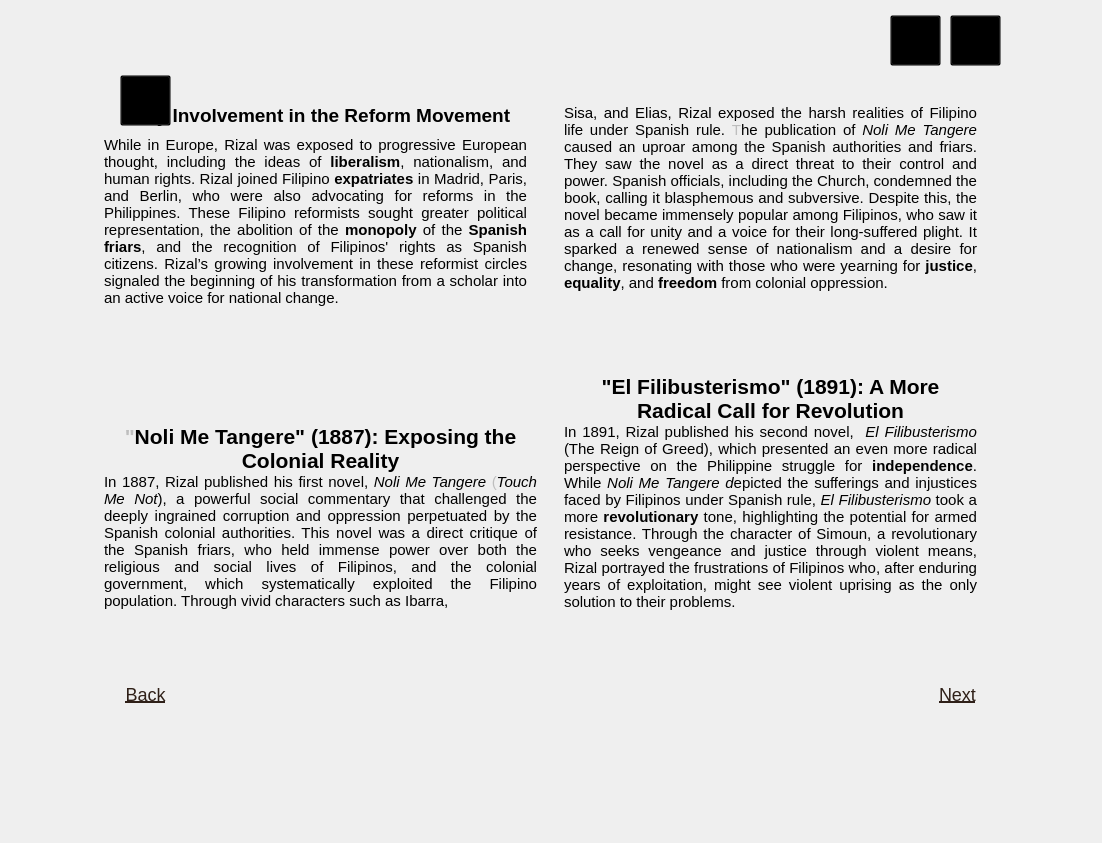
<?xml version="1.0" encoding="UTF-8"?>
<ui version="4.0">
 <class>MainWindow</class>
 <widget class="QMainWindow" name="MainWindow">
  <property name="geometry">
   <rect>
    <x>0</x>
    <y>0</y>
    <width>1102</width>
    <height>843</height>
   </rect>
  </property>
  <property name="minimumSize">
   <size>
    <width>1102</width>
    <height>843</height>
   </size>
  </property>
  <property name="maximumSize">
   <size>
    <width>1102</width>
    <height>843</height>
   </size>
  </property>
  <property name="windowTitle">
   <string>MainWindow</string>
  </property>
  <widget class="QWidget" name="centralwidget">
   <widget class="QLabel" name="bg">
    <property name="geometry">
     <rect>
      <x>0</x>
      <y>0</y>
      <width>1102</width>
      <height>843</height>
     </rect>
    </property>
    <property name="minimumSize">
     <size>
      <width>1102</width>
      <height>843</height>
     </size>
    </property>
    <property name="maximumSize">
     <size>
      <width>1102</width>
      <height>843</height>
     </size>
    </property>
    <property name="text">
     <string/>
    </property>
    <property name="pixmap">
     <pixmap>../reso/bg.png</pixmap>
    </property>
    <property name="scaledContents">
     <bool>true</bool>
    </property>
   </widget>
   <widget class="QTextEdit" name="textEdit">
    <property name="enabled">
     <bool>false</bool>
    </property>
    <property name="geometry">
     <rect>
      <x>100</x>
      <y>100</y>
      <width>431</width>
      <height>351</height>
     </rect>
    </property>
    <property name="styleSheet">
     <string notr="true">
    QTextEdit {
        background: transparent;
        font-family: &quot;Times New Roman&quot;;
        font-size: 10pt;
        border: none;
    }
</string>
    </property>
    <property name="html">
     <string>&lt;!DOCTYPE HTML PUBLIC &quot;-//W3C//DTD HTML 4.0//EN&quot; &quot;http://www.w3.org/TR/REC-html40/strict.dtd&quot;&gt;
&lt;html&gt;&lt;head&gt;&lt;meta name=&quot;qrichtext&quot; content=&quot;1&quot; /&gt;&lt;style type=&quot;text/css&quot;&gt;
p, li { white-space: pre-wrap; }
&lt;/style&gt;&lt;/head&gt;&lt;body style=&quot; font-family:'Times New Roman'; font-size:10pt; font-weight:400; font-style:normal;&quot;&gt;
&lt;p align=&quot;center&quot; style=&quot; margin-top:0px; margin-bottom:0px; margin-left:0px; margin-right:0px; -qt-block-indent:0; text-indent:0px; line-height:138%;&quot;&gt;&lt;a name=&quot;docs-internal-guid-355f87bf-7fff-a452-085d-92c28363702a&quot;&gt;&lt;/a&gt;&lt;span style=&quot; font-size:14pt; font-weight:600; color:#000000; background-color:transparent;&quot;&gt;E&lt;/span&gt;&lt;span style=&quot; font-size:14pt; font-weight:600; color:#000000; background-color:transparent;&quot;&gt;arly Involvement in the Reform Movement&lt;/span&gt;&lt;/p&gt;
&lt;p align=&quot;justify&quot; style=&quot; margin-top:0px; margin-bottom:0px; margin-left:0px; margin-right:0px; -qt-block-indent:0; text-indent:0px;&quot;&gt;&lt;span style=&quot; font-size:11pt; color:#000000; background-color:transparent;&quot;&gt;While in Europe, Rizal was exposed to progressive European thought, including the ideas of &lt;/span&gt;&lt;span style=&quot; font-size:11pt; font-weight:600; color:#000000; background-color:transparent;&quot;&gt;liberalism&lt;/span&gt;&lt;span style=&quot; font-size:11pt; color:#000000; background-color:transparent;&quot;&gt;, nationalism, and human rights. Rizal joined Filipino &lt;/span&gt;&lt;span style=&quot; font-size:11pt; font-weight:600; color:#000000; background-color:transparent;&quot;&gt;expatriates&lt;/span&gt;&lt;span style=&quot; font-size:11pt; color:#000000; background-color:transparent;&quot;&gt; in Madrid, Paris, and Berlin, who were also advocating for reforms in the Philippines. These Filipino reformists sought greater political representation, the abolition of the &lt;/span&gt;&lt;span style=&quot; font-size:11pt; font-weight:600; color:#000000; background-color:transparent;&quot;&gt;monopoly&lt;/span&gt;&lt;span style=&quot; font-size:11pt; color:#000000; background-color:transparent;&quot;&gt; of the &lt;/span&gt;&lt;span style=&quot; font-size:11pt; font-weight:600; color:#000000; background-color:transparent;&quot;&gt;Spanish friars&lt;/span&gt;&lt;span style=&quot; font-size:11pt; color:#000000; background-color:transparent;&quot;&gt;, and the recognition of Filipinos' rights as Spanish citizens. Rizal’s growing involvement in these reformist circles signaled the beginning of his transformation from a scholar into an active voice for national change.&lt;/span&gt;&lt;/p&gt;&lt;/body&gt;&lt;/html&gt;</string>
    </property>
   </widget>
   <widget class="QTextEdit" name="textEdit_2">
    <property name="enabled">
     <bool>false</bool>
    </property>
    <property name="geometry">
     <rect>
      <x>100</x>
      <y>420</y>
      <width>441</width>
      <height>301</height>
     </rect>
    </property>
    <property name="styleSheet">
     <string notr="true">
    QTextEdit {
        background: transparent;
        font-family: &quot;Times New Roman&quot;;
        font-size: 10pt;
        border: none;
    }
</string>
    </property>
    <property name="html">
     <string>&lt;!DOCTYPE HTML PUBLIC &quot;-//W3C//DTD HTML 4.0//EN&quot; &quot;http://www.w3.org/TR/REC-html40/strict.dtd&quot;&gt;
&lt;html&gt;&lt;head&gt;&lt;meta name=&quot;qrichtext&quot; content=&quot;1&quot; /&gt;&lt;style type=&quot;text/css&quot;&gt;
p, li { white-space: pre-wrap; }
&lt;/style&gt;&lt;/head&gt;&lt;body style=&quot; font-family:'Times New Roman'; font-size:10pt; font-weight:400; font-style:normal;&quot;&gt;
&lt;p align=&quot;center&quot; style=&quot; margin-top:0px; margin-bottom:0px; margin-left:0px; margin-right:0px; -qt-block-indent:0; text-indent:0px;&quot;&gt;&lt;a name=&quot;docs-internal-guid-f66505e7-7fff-c887-0c4c-9ebce3bbcf50&quot;&gt;&lt;/a&gt;&lt;span style=&quot; font-size:16pt; font-weight:600;&quot;&gt;&amp;quot;&lt;/span&gt;&lt;span style=&quot; font-size:16pt; font-weight:600; color:#000000; background-color:transparent;&quot;&gt;Noli Me Tangere&amp;quot; (1887): Exposing the Colonial Reality&lt;/span&gt;&lt;/p&gt;
&lt;p align=&quot;justify&quot; style=&quot; margin-top:0px; margin-bottom:0px; margin-left:0px; margin-right:0px; -qt-block-indent:0; text-indent:0px;&quot;&gt;&lt;span style=&quot; font-size:11pt; color:#000000; background-color:transparent;&quot;&gt;In 1887, Rizal published his first novel, &lt;/span&gt;&lt;span style=&quot; font-size:11pt; font-style:italic; color:#000000; background-color:transparent;&quot;&gt;Noli Me Tangere&lt;/span&gt;&lt;span style=&quot; font-size:11pt;&quot;&gt; (&lt;/span&gt;&lt;span style=&quot; font-size:11pt; font-style:italic; color:#000000; background-color:transparent;&quot;&gt;Touch Me Not&lt;/span&gt;&lt;span style=&quot; font-size:11pt; color:#000000; background-color:transparent;&quot;&gt;), a powerful social commentary that challenged the deeply ingrained corruption and oppression perpetuated by the Spanish colonial authorities. This novel was a direct critique of the Spanish friars, who held immense power over both the religious and social lives of Filipinos, and the colonial government, which systematically exploited the Filipino population. Through vivid characters such as Ibarra,&lt;/span&gt;&lt;/p&gt;&lt;/body&gt;&lt;/html&gt;</string>
    </property>
   </widget>
   <widget class="QTextEdit" name="textEdit_3">
    <property name="enabled">
     <bool>false</bool>
    </property>
    <property name="geometry">
     <rect>
      <x>560</x>
      <y>100</y>
      <width>421</width>
      <height>301</height>
     </rect>
    </property>
    <property name="styleSheet">
     <string notr="true">
    QTextEdit {
        background: transparent;
        font-family: &quot;Times New Roman&quot;;
        font-size: 10pt;
        border: none;
    }
</string>
    </property>
    <property name="html">
     <string>&lt;!DOCTYPE HTML PUBLIC &quot;-//W3C//DTD HTML 4.0//EN&quot; &quot;http://www.w3.org/TR/REC-html40/strict.dtd&quot;&gt;
&lt;html&gt;&lt;head&gt;&lt;meta name=&quot;qrichtext&quot; content=&quot;1&quot; /&gt;&lt;style type=&quot;text/css&quot;&gt;
p, li { white-space: pre-wrap; }
&lt;/style&gt;&lt;/head&gt;&lt;body style=&quot; font-family:'Times New Roman'; font-size:10pt; font-weight:400; font-style:normal;&quot;&gt;
&lt;p align=&quot;justify&quot; style=&quot; margin-top:0px; margin-bottom:0px; margin-left:0px; margin-right:0px; -qt-block-indent:0; text-indent:0px;&quot;&gt;&lt;span style=&quot; font-size:11pt; color:#000000; background-color:transparent;&quot;&gt;Sisa, and Elias, Rizal exposed the harsh realities of Filipino life under Spanish rule. &lt;/span&gt;&lt;a name=&quot;docs-internal-guid-5912ceaa-7fff-3ead-2b16-6569d68dffb8&quot;&gt;&lt;/a&gt;&lt;span style=&quot; font-size:11pt;&quot;&gt;T&lt;/span&gt;&lt;span style=&quot; font-size:11pt; color:#000000; background-color:transparent;&quot;&gt;he publication of &lt;/span&gt;&lt;span style=&quot; font-size:11pt; font-style:italic; color:#000000; background-color:transparent;&quot;&gt;Noli Me Tangere&lt;/span&gt;&lt;span style=&quot; font-size:11pt; color:#000000; background-color:transparent;&quot;&gt; caused an uproar among the Spanish authorities and friars. They saw the novel as a direct threat to their control and power. Spanish officials, including the Church, condemned the book, calling it blasphemous and subversive. Despite this, the novel became immensely popular among Filipinos, who saw it as a call for unity and a voice for their long-suffered plight. It sparked a renewed sense of nationalism and a desire for change, resonating with those who were yearning for &lt;/span&gt;&lt;span style=&quot; font-size:11pt; font-weight:600; color:#000000; background-color:transparent;&quot;&gt;justice&lt;/span&gt;&lt;span style=&quot; font-size:11pt; color:#000000; background-color:transparent;&quot;&gt;, &lt;/span&gt;&lt;span style=&quot; font-size:11pt; font-weight:600; color:#000000; background-color:transparent;&quot;&gt;equality&lt;/span&gt;&lt;span style=&quot; font-size:11pt; color:#000000; background-color:transparent;&quot;&gt;, and &lt;/span&gt;&lt;span style=&quot; font-size:11pt; font-weight:600; color:#000000; background-color:transparent;&quot;&gt;freedom&lt;/span&gt;&lt;span style=&quot; font-size:11pt; color:#000000; background-color:transparent;&quot;&gt; from colonial oppression.&lt;/span&gt;&lt;/p&gt;&lt;/body&gt;&lt;/html&gt;</string>
    </property>
   </widget>
   <widget class="QTextEdit" name="textEdit_4">
    <property name="enabled">
     <bool>false</bool>
    </property>
    <property name="geometry">
     <rect>
      <x>560</x>
      <y>370</y>
      <width>421</width>
      <height>341</height>
     </rect>
    </property>
    <property name="styleSheet">
     <string notr="true">
    QTextEdit {
        background: transparent;
        font-family: &quot;Times New Roman&quot;;
        font-size: 10pt;
        border: none;
    }
</string>
    </property>
    <property name="html">
     <string>&lt;!DOCTYPE HTML PUBLIC &quot;-//W3C//DTD HTML 4.0//EN&quot; &quot;http://www.w3.org/TR/REC-html40/strict.dtd&quot;&gt;
&lt;html&gt;&lt;head&gt;&lt;meta name=&quot;qrichtext&quot; content=&quot;1&quot; /&gt;&lt;style type=&quot;text/css&quot;&gt;
p, li { white-space: pre-wrap; }
&lt;/style&gt;&lt;/head&gt;&lt;body style=&quot; font-family:'Times New Roman'; font-size:10pt; font-weight:400; font-style:normal;&quot;&gt;
&lt;p align=&quot;center&quot; style=&quot; margin-top:0px; margin-bottom:0px; margin-left:0px; margin-right:0px; -qt-block-indent:0; text-indent:0px;&quot;&gt;&lt;span style=&quot; font-size:16pt; font-weight:600; color:#000000; background-color:transparent;&quot;&gt;&amp;quot;El Filibusterismo&amp;quot; (1891): A More Radical Call for Revolution&lt;/span&gt;&lt;/p&gt;
&lt;p align=&quot;justify&quot; style=&quot; margin-top:0px; margin-bottom:0px; margin-left:0px; margin-right:0px; -qt-block-indent:0; text-indent:0px;&quot;&gt;&lt;span style=&quot; font-size:11pt; color:#000000; background-color:transparent;&quot;&gt;In 1891, Rizal published his second novel,  &lt;/span&gt;&lt;span style=&quot; font-size:11pt; font-style:italic; color:#000000; background-color:transparent;&quot;&gt;El Filibusterismo &lt;/span&gt;&lt;span style=&quot; font-size:11pt; color:#000000; background-color:transparent;&quot;&gt;(The Reign of Greed), which presented an even more radical perspective on the Philippine struggle for &lt;/span&gt;&lt;span style=&quot; font-size:11pt; font-weight:600; color:#000000; background-color:transparent;&quot;&gt;independence&lt;/span&gt;&lt;span style=&quot; font-size:11pt; color:#000000; background-color:transparent;&quot;&gt;. While &lt;/span&gt;&lt;span style=&quot; font-size:11pt; font-style:italic; color:#000000; background-color:transparent;&quot;&gt;Noli Me Tangere d&lt;/span&gt;&lt;span style=&quot; font-size:11pt; color:#000000; background-color:transparent;&quot;&gt;epicted the sufferings and injustices faced by Filipinos under Spanish rule, &lt;/span&gt;&lt;span style=&quot; font-size:11pt; font-style:italic; color:#000000; background-color:transparent;&quot;&gt;El Filibusterismo &lt;/span&gt;&lt;span style=&quot; font-size:11pt; color:#000000; background-color:transparent;&quot;&gt;took a more &lt;/span&gt;&lt;span style=&quot; font-size:11pt; font-weight:600; color:#000000; background-color:transparent;&quot;&gt;revolutionary&lt;/span&gt;&lt;span style=&quot; font-size:11pt; color:#000000; background-color:transparent;&quot;&gt; tone, highlighting the potential for armed resistance. Through the character of Simoun, a revolutionary who seeks vengeance and justice through violent means, Rizal portrayed the frustrations of Filipinos who, after enduring years of exploitation, might see violent uprising as the only solution to their problems.    &lt;/span&gt;&lt;span style=&quot; font-size:11pt;&quot;&gt;  &lt;/span&gt;&lt;/p&gt;&lt;/body&gt;&lt;/html&gt;</string>
    </property>
   </widget>
   <widget class="QPushButton" name="backbutton">
    <property name="geometry">
     <rect>
      <x>120</x>
      <y>680</y>
      <width>51</width>
      <height>28</height>
     </rect>
    </property>
    <property name="styleSheet">
     <string notr="true">QPushButton {
    background-color: transparent;
    border: none;
    color: #2f2018;       /* Default font color */
    font-size: 18px;
    font-family: &quot;Times New Roman&quot;;
    text-decoration: underline;
}

QPushButton:hover {
    color: red;           /* Red color on hover */
}

QPushButton:pressed {
    color: #800000;       /* Darker red when pressed */
}</string>
    </property>
    <property name="text">
     <string>Back</string>
    </property>
   </widget>
   <widget class="QPushButton" name="nextbutton">
    <property name="geometry">
     <rect>
      <x>932</x>
      <y>680</y>
      <width>51</width>
      <height>28</height>
     </rect>
    </property>
    <property name="styleSheet">
     <string notr="true">QPushButton {
    background-color: transparent;
    border: none;
    color: #2f2018;       /* Default font color */
    font-size: 18px;
    font-family: &quot;Times New Roman&quot;;
    text-decoration: underline;
}

QPushButton:hover {
    color: red;           /* Red color on hover */
}

QPushButton:pressed {
    color: #800000;       /* Darker red when pressed */
}</string>
    </property>
    <property name="text">
     <string>Next</string>
    </property>
   </widget>
   <widget class="QPushButton" name="bmbutton">
    <property name="geometry">
     <rect>
      <x>120</x>
      <y>75</y>
      <width>51</width>
      <height>51</height>
     </rect>
    </property>
    <property name="styleSheet">
     <string notr="true">QPushButton {
    background-color: transparent;
}</string>
    </property>
    <property name="text">
     <string/>
    </property>
   </widget>
   <widget class="QPushButton" name="volumebutton">
    <property name="geometry">
     <rect>
      <x>890</x>
      <y>15</y>
      <width>51</width>
      <height>51</height>
     </rect>
    </property>
    <property name="styleSheet">
     <string notr="true">QPushButton {
    background-color: transparent;
}</string>
    </property>
    <property name="text">
     <string/>
    </property>
   </widget>
   <widget class="QPushButton" name="exitbutton">
    <property name="geometry">
     <rect>
      <x>950</x>
      <y>15</y>
      <width>51</width>
      <height>51</height>
     </rect>
    </property>
    <property name="styleSheet">
     <string notr="true">QPushButton {
    background-color: transparent;
}</string>
    </property>
    <property name="text">
     <string/>
    </property>
   </widget>
   <widget class="QLabel" name="l">
    <property name="geometry">
     <rect>
      <x>440</x>
      <y>190</y>
      <width>91</width>
      <height>21</height>
     </rect>
    </property>
    <property name="text">
     <string/>
    </property>
   </widget>
   <widget class="QLabel" name="e">
    <property name="geometry">
     <rect>
      <x>100</x>
      <y>240</y>
      <width>91</width>
      <height>21</height>
     </rect>
    </property>
    <property name="text">
     <string/>
    </property>
   </widget>
   <widget class="QLabel" name="m">
    <property name="geometry">
     <rect>
      <x>220</x>
      <y>300</y>
      <width>81</width>
      <height>21</height>
     </rect>
    </property>
    <property name="text">
     <string/>
    </property>
   </widget>
   <widget class="QLabel" name="friars">
    <property name="geometry">
     <rect>
      <x>350</x>
      <y>300</y>
      <width>111</width>
      <height>21</height>
     </rect>
    </property>
    <property name="text">
     <string/>
    </property>
   </widget>
   <widget class="QLabel" name="justice">
    <property name="geometry">
     <rect>
      <x>670</x>
      <y>330</y>
      <width>55</width>
      <height>31</height>
     </rect>
    </property>
    <property name="text">
     <string/>
    </property>
   </widget>
   <widget class="QLabel" name="equality">
    <property name="geometry">
     <rect>
      <x>740</x>
      <y>340</y>
      <width>71</width>
      <height>21</height>
     </rect>
    </property>
    <property name="text">
     <string/>
    </property>
   </widget>
   <widget class="QLabel" name="freedom">
    <property name="geometry">
     <rect>
      <x>860</x>
      <y>340</y>
      <width>61</width>
      <height>21</height>
     </rect>
    </property>
    <property name="text">
     <string/>
    </property>
   </widget>
   <widget class="QLabel" name="i">
    <property name="geometry">
     <rect>
      <x>670</x>
      <y>500</y>
      <width>101</width>
      <height>20</height>
     </rect>
    </property>
    <property name="text">
     <string/>
    </property>
   </widget>
   <widget class="QLabel" name="r">
    <property name="geometry">
     <rect>
      <x>560</x>
      <y>570</y>
      <width>111</width>
      <height>20</height>
     </rect>
    </property>
    <property name="text">
     <string/>
    </property>
   </widget>
  </widget>
 </widget>
 <resources/>
 <connections/>
</ui>
